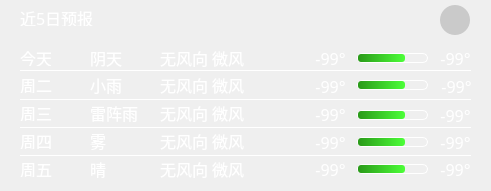
   <widget class="QWidget" name="futureWeatherBackgroundWidget" native="true">
    <property name="geometry">
     <rect>
      <x>490</x>
      <y>80</y>
      <width>491</width>
      <height>191</height>
     </rect>
    </property>
    <property name="styleSheet">
     <string notr="true">QWidget#futureWeatherBackgroundWidget {
	background-color: rgba(0, 0, 0, 40);
	border-radius: 25px;
	border: none;
}

</string>
    </property>
    <widget class="QLabel" name="futureWeatherTitleLabel">
     <property name="geometry">
      <rect>
       <x>20</x>
       <y>10</y>
       <width>91</width>
       <height>16</height>
      </rect>
     </property>
     <property name="font">
      <font>
       <family>MiSans Demibold</family>
       <pointsize>12</pointsize>
       <weight>50</weight>
       <bold>false</bold>
      </font>
     </property>
     <property name="styleSheet">
      <string notr="true">QLabel#futureWeatherTitleLabel {
	color: white;
}</string>
     </property>
     <property name="text">
      <string>近5日预报</string>
     </property>
    </widget>
    <widget class="QLabel" name="todayTitleLabel">
     <property name="geometry">
      <rect>
       <x>20</x>
       <y>50</y>
       <width>31</width>
       <height>16</height>
      </rect>
     </property>
     <property name="font">
      <font>
       <family>MiSans Demibold</family>
       <pointsize>12</pointsize>
       <weight>50</weight>
       <bold>false</bold>
      </font>
     </property>
     <property name="styleSheet">
      <string notr="true">QLabel#todayTitleLabel {
	color: white;
}</string>
     </property>
     <property name="text">
      <string>今天</string>
     </property>
    </widget>
    <widget class="QLabel" name="day2TitleLabel">
     <property name="geometry">
      <rect>
       <x>20</x>
       <y>77</y>
       <width>51</width>
       <height>16</height>
      </rect>
     </property>
     <property name="font">
      <font>
       <family>MiSans Demibold</family>
       <pointsize>12</pointsize>
       <weight>50</weight>
       <bold>false</bold>
      </font>
     </property>
     <property name="styleSheet">
      <string notr="true">QLabel#day2TitleLabel {
	color: white;
}</string>
     </property>
     <property name="text">
      <string>周二</string>
     </property>
    </widget>
    <widget class="QLabel" name="day3TitleLabel">
     <property name="geometry">
      <rect>
       <x>20</x>
       <y>105</y>
       <width>51</width>
       <height>16</height>
      </rect>
     </property>
     <property name="font">
      <font>
       <family>MiSans Demibold</family>
       <pointsize>12</pointsize>
       <weight>50</weight>
       <bold>false</bold>
      </font>
     </property>
     <property name="styleSheet">
      <string notr="true">QLabel#day3TitleLabel {
	color: white;
}</string>
     </property>
     <property name="text">
      <string>周三</string>
     </property>
    </widget>
    <widget class="QLabel" name="day4TitleLabel">
     <property name="geometry">
      <rect>
       <x>20</x>
       <y>133</y>
       <width>51</width>
       <height>16</height>
      </rect>
     </property>
     <property name="font">
      <font>
       <family>MiSans Demibold</family>
       <pointsize>12</pointsize>
       <weight>50</weight>
       <bold>false</bold>
      </font>
     </property>
     <property name="styleSheet">
      <string notr="true">QLabel#day4TitleLabel {
	color: white;
}</string>
     </property>
     <property name="text">
      <string>周四</string>
     </property>
    </widget>
    <widget class="QLabel" name="horizontalLineLabel1">
     <property name="geometry">
      <rect>
       <x>20</x>
       <y>70</y>
       <width>451</width>
       <height>16</height>
      </rect>
     </property>
     <property name="styleSheet">
      <string notr="true">QLabel#horizontalLineLabel1 {
    border-top: 1px solid white; /* 关键：left→top，实现水平线 */
    background-color: transparent; /* 保持背景透明，和你原有逻辑一致 */
    /* 可选：设置高度，避免label默认高度过大导致线位置偏移 */
    height: 1px; 
}</string>
     </property>
     <property name="text">
      <string/>
     </property>
    </widget>
    <widget class="QLabel" name="horizontalLineLabel2">
     <property name="geometry">
      <rect>
       <x>20</x>
       <y>99</y>
       <width>451</width>
       <height>16</height>
      </rect>
     </property>
     <property name="styleSheet">
      <string notr="true">QLabel#horizontalLineLabel2 {
    border-top: 1px solid white; /* 关键：left→top，实现水平线 */
    background-color: transparent; /* 保持背景透明，和你原有逻辑一致 */
    /* 可选：设置高度，避免label默认高度过大导致线位置偏移 */
    height: 1px; 
}</string>
     </property>
     <property name="text">
      <string/>
     </property>
    </widget>
    <widget class="QLabel" name="horizontalLineLabel3">
     <property name="geometry">
      <rect>
       <x>20</x>
       <y>127</y>
       <width>451</width>
       <height>16</height>
      </rect>
     </property>
     <property name="styleSheet">
      <string notr="true">QLabel#horizontalLineLabel3 {
    border-top: 1px solid white; /* 关键：left→top，实现水平线 */
    background-color: transparent; /* 保持背景透明，和你原有逻辑一致 */
    /* 可选：设置高度，避免label默认高度过大导致线位置偏移 */
    height: 1px; 
}</string>
     </property>
     <property name="text">
      <string/>
     </property>
    </widget>
    <widget class="QLabel" name="horizontalLineLabel4">
     <property name="geometry">
      <rect>
       <x>20</x>
       <y>155</y>
       <width>451</width>
       <height>16</height>
      </rect>
     </property>
     <property name="styleSheet">
      <string notr="true">QLabel#horizontalLineLabel4 {
    border-top: 1px solid white; /* 关键：left→top，实现水平线 */
    background-color: transparent; /* 保持背景透明，和你原有逻辑一致 */
    /* 可选：设置高度，避免label默认高度过大导致线位置偏移 */
    height: 1px; 
}</string>
     </property>
     <property name="text">
      <string/>
     </property>
    </widget>
    <widget class="QLabel" name="todayWeatherStateLabel">
     <property name="geometry">
      <rect>
       <x>90</x>
       <y>42</y>
       <width>51</width>
       <height>31</height>
      </rect>
     </property>
     <property name="font">
      <font>
       <family>MiSans Demibold</family>
       <pointsize>12</pointsize>
      </font>
     </property>
     <property name="styleSheet">
      <string notr="true">QLabel#todayWeatherStateLabel {
	color: white;
}</string>
     </property>
     <property name="text">
      <string>阴天</string>
     </property>
    </widget>
    <widget class="QLabel" name="day2WeatherStateLabel">
     <property name="geometry">
      <rect>
       <x>90</x>
       <y>69</y>
       <width>51</width>
       <height>31</height>
      </rect>
     </property>
     <property name="font">
      <font>
       <family>MiSans Demibold</family>
       <pointsize>12</pointsize>
      </font>
     </property>
     <property name="styleSheet">
      <string notr="true">QLabel#day2WeatherStateLabel {
	color: white;
}</string>
     </property>
     <property name="text">
      <string>小雨</string>
     </property>
    </widget>
    <widget class="QLabel" name="day3WeatherStateLabel">
     <property name="geometry">
      <rect>
       <x>90</x>
       <y>97</y>
       <width>51</width>
       <height>31</height>
      </rect>
     </property>
     <property name="font">
      <font>
       <family>MiSans Demibold</family>
       <pointsize>12</pointsize>
      </font>
     </property>
     <property name="styleSheet">
      <string notr="true">QLabel#day3WeatherStateLabel {
	color: white;
}</string>
     </property>
     <property name="text">
      <string>雷阵雨</string>
     </property>
    </widget>
    <widget class="QLabel" name="day4WeatherStateLabel">
     <property name="geometry">
      <rect>
       <x>90</x>
       <y>125</y>
       <width>51</width>
       <height>31</height>
      </rect>
     </property>
     <property name="font">
      <font>
       <family>MiSans Demibold</family>
       <pointsize>12</pointsize>
      </font>
     </property>
     <property name="styleSheet">
      <string notr="true">QLabel#day4WeatherStateLabel {
	color: white;
}</string>
     </property>
     <property name="text">
      <string>雾</string>
     </property>
    </widget>
    <widget class="QLabel" name="todayWindyStateLabel">
     <property name="geometry">
      <rect>
       <x>160</x>
       <y>42</y>
       <width>121</width>
       <height>31</height>
      </rect>
     </property>
     <property name="font">
      <font>
       <family>MiSans Demibold</family>
       <pointsize>12</pointsize>
      </font>
     </property>
     <property name="styleSheet">
      <string notr="true">QLabel#todayWindyStateLabel {
	color: white;
}</string>
     </property>
     <property name="text">
      <string>无风向 微风</string>
     </property>
     <property name="alignment">
      <set>Qt::AlignLeading|Qt::AlignLeft|Qt::AlignVCenter</set>
     </property>
    </widget>
    <widget class="QLabel" name="day2WindyStateLabel">
     <property name="geometry">
      <rect>
       <x>160</x>
       <y>69</y>
       <width>121</width>
       <height>31</height>
      </rect>
     </property>
     <property name="font">
      <font>
       <family>MiSans Demibold</family>
       <pointsize>12</pointsize>
      </font>
     </property>
     <property name="styleSheet">
      <string notr="true">QLabel#day2WindyStateLabel {
	color: white;
}</string>
     </property>
     <property name="text">
      <string>无风向 微风</string>
     </property>
     <property name="alignment">
      <set>Qt::AlignLeading|Qt::AlignLeft|Qt::AlignVCenter</set>
     </property>
    </widget>
    <widget class="QLabel" name="day3WindyStateLabel">
     <property name="geometry">
      <rect>
       <x>160</x>
       <y>97</y>
       <width>121</width>
       <height>31</height>
      </rect>
     </property>
     <property name="font">
      <font>
       <family>MiSans Demibold</family>
       <pointsize>12</pointsize>
      </font>
     </property>
     <property name="styleSheet">
      <string notr="true">QLabel#day3WindyStateLabel {
	color: white;
}</string>
     </property>
     <property name="text">
      <string>无风向 微风</string>
     </property>
     <property name="alignment">
      <set>Qt::AlignLeading|Qt::AlignLeft|Qt::AlignVCenter</set>
     </property>
    </widget>
    <widget class="QLabel" name="day4WindyStateLabel">
     <property name="geometry">
      <rect>
       <x>160</x>
       <y>125</y>
       <width>121</width>
       <height>31</height>
      </rect>
     </property>
     <property name="font">
      <font>
       <family>MiSans Demibold</family>
       <pointsize>12</pointsize>
      </font>
     </property>
     <property name="styleSheet">
      <string notr="true">QLabel#day4WindyStateLabel {
	color: white;
}</string>
     </property>
     <property name="text">
      <string>无风向 微风</string>
     </property>
     <property name="alignment">
      <set>Qt::AlignLeading|Qt::AlignLeft|Qt::AlignVCenter</set>
     </property>
    </widget>
    <widget class="QLabel" name="todayWeatherIconLabel">
     <property name="geometry">
      <rect>
       <x>270</x>
       <y>45</y>
       <width>21</width>
       <height>21</height>
      </rect>
     </property>
     <property name="styleSheet">
      <string notr="true"/>
     </property>
     <property name="text">
      <string/>
     </property>
     <property name="pixmap">
      <pixmap resource="../icons.qrc">:/Icons/weatherIcons/Icons/cloudy.png</pixmap>
     </property>
     <property name="scaledContents">
      <bool>true</bool>
     </property>
    </widget>
    <widget class="QLabel" name="day2WeatherIconLabel">
     <property name="geometry">
      <rect>
       <x>270</x>
       <y>75</y>
       <width>21</width>
       <height>21</height>
      </rect>
     </property>
     <property name="styleSheet">
      <string notr="true"/>
     </property>
     <property name="text">
      <string/>
     </property>
     <property name="pixmap">
      <pixmap resource="../icons.qrc">:/Icons/weatherIcons/Icons/rain.png</pixmap>
     </property>
     <property name="scaledContents">
      <bool>true</bool>
     </property>
    </widget>
    <widget class="QLabel" name="day4WeatherIconLabel">
     <property name="geometry">
      <rect>
       <x>270</x>
       <y>131</y>
       <width>21</width>
       <height>21</height>
      </rect>
     </property>
     <property name="styleSheet">
      <string notr="true"/>
     </property>
     <property name="text">
      <string/>
     </property>
     <property name="pixmap">
      <pixmap resource="../icons.qrc">:/Icons/weatherIcons/Icons/snow.png</pixmap>
     </property>
     <property name="scaledContents">
      <bool>true</bool>
     </property>
    </widget>
    <widget class="QLabel" name="todayLowestTemperatureLabel">
     <property name="geometry">
      <rect>
       <x>310</x>
       <y>50</y>
       <width>41</width>
       <height>16</height>
      </rect>
     </property>
     <property name="font">
      <font>
       <family>MiSans Demibold</family>
       <pointsize>12</pointsize>
       <weight>50</weight>
       <bold>false</bold>
      </font>
     </property>
     <property name="styleSheet">
      <string notr="true">QLabel#todayLowestTemperatureLabel {
	color: white;
}</string>
     </property>
     <property name="text">
      <string>-99°</string>
     </property>
     <property name="alignment">
      <set>Qt::AlignCenter</set>
     </property>
    </widget>
    <widget class="QLabel" name="day2LowestTemperatureLabel">
     <property name="geometry">
      <rect>
       <x>310</x>
       <y>78</y>
       <width>41</width>
       <height>16</height>
      </rect>
     </property>
     <property name="font">
      <font>
       <family>MiSans Demibold</family>
       <pointsize>12</pointsize>
       <weight>50</weight>
       <bold>false</bold>
      </font>
     </property>
     <property name="styleSheet">
      <string notr="true">QLabel#day2LowestTemperatureLabel {
	color: white;
}</string>
     </property>
     <property name="text">
      <string>-99°</string>
     </property>
     <property name="alignment">
      <set>Qt::AlignCenter</set>
     </property>
    </widget>
    <widget class="QLabel" name="day3LowestTemperatureLabel">
     <property name="geometry">
      <rect>
       <x>310</x>
       <y>106</y>
       <width>41</width>
       <height>16</height>
      </rect>
     </property>
     <property name="font">
      <font>
       <family>MiSans Demibold</family>
       <pointsize>12</pointsize>
       <weight>50</weight>
       <bold>false</bold>
      </font>
     </property>
     <property name="styleSheet">
      <string notr="true">QLabel#day3LowestTemperatureLabel {
	color: white;
}</string>
     </property>
     <property name="text">
      <string>-99°</string>
     </property>
     <property name="alignment">
      <set>Qt::AlignCenter</set>
     </property>
    </widget>
    <widget class="QLabel" name="day4LowestTemperatureLabel">
     <property name="geometry">
      <rect>
       <x>310</x>
       <y>134</y>
       <width>41</width>
       <height>16</height>
      </rect>
     </property>
     <property name="font">
      <font>
       <family>MiSans Demibold</family>
       <pointsize>12</pointsize>
       <weight>50</weight>
       <bold>false</bold>
      </font>
     </property>
     <property name="styleSheet">
      <string notr="true">QLabel#day4LowestTemperatureLabel {
	color: white;
}</string>
     </property>
     <property name="text">
      <string>-99°</string>
     </property>
     <property name="alignment">
      <set>Qt::AlignCenter</set>
     </property>
    </widget>
    <widget class="QProgressBar" name="todayTemperatureProgressBar">
     <property name="geometry">
      <rect>
       <x>357</x>
       <y>53</y>
       <width>71</width>
       <height>10</height>
      </rect>
     </property>
     <property name="styleSheet">
      <string notr="true">QProgressBar#todayTemperatureProgressBar {
    border-radius: 5px;
    border: 1px solid #ffffff;
    background-color: transparent;
    qproperty-textVisible: false; /* 隐藏进度文字，取消注释即可 */
}

/* 进度填充部分*/
QProgressBar#todayTemperatureProgressBar::chunk {
    border-radius: 3px; /* 比整体圆角小2px，避免填充部分超出边框圆角 */
    background-color: #2a9919;
    /* 渐变背景 */
    background: qlineargradient(x1:0, y1:0, x2:1, y2:0, stop:0 #2a9919, stop:1 #4cff38);
}</string>
     </property>
     <property name="minimum">
      <number>-55</number>
     </property>
     <property name="maximum">
      <number>75</number>
     </property>
     <property name="value">
      <number>35</number>
     </property>
     <property name="textVisible">
      <bool>false</bool>
     </property>
     <property name="orientation">
      <enum>Qt::Horizontal</enum>
     </property>
     <property name="textDirection">
      <enum>QProgressBar::TopToBottom</enum>
     </property>
    </widget>
    <widget class="QProgressBar" name="day2TemperatureProgressBar">
     <property name="geometry">
      <rect>
       <x>357</x>
       <y>80</y>
       <width>71</width>
       <height>10</height>
      </rect>
     </property>
     <property name="styleSheet">
      <string notr="true">QProgressBar#day2TemperatureProgressBar {
    border-radius: 5px;
    border: 1px solid #ffffff;
    background-color: transparent;
    qproperty-textVisible: false; /* 隐藏进度文字，取消注释即可 */
}

/* 进度填充部分（关键：单独设置圆角，否则填充部分是直角） */
QProgressBar#day2TemperatureProgressBar::chunk {
    border-radius: 3px; /* 比整体圆角小2px，避免填充部分超出边框圆角 */
    background-color: #2a9919;
    /* 可选：渐变背景 */
    background: qlineargradient(x1:0, y1:0, x2:1, y2:0, stop:0 #2a9919, stop:1 #4cff38);
}</string>
     </property>
     <property name="minimum">
      <number>-55</number>
     </property>
     <property name="maximum">
      <number>75</number>
     </property>
     <property name="value">
      <number>35</number>
     </property>
     <property name="textVisible">
      <bool>false</bool>
     </property>
     <property name="orientation">
      <enum>Qt::Horizontal</enum>
     </property>
     <property name="textDirection">
      <enum>QProgressBar::TopToBottom</enum>
     </property>
    </widget>
    <widget class="QProgressBar" name="day3TemperatureProgressBar">
     <property name="geometry">
      <rect>
       <x>357</x>
       <y>110</y>
       <width>71</width>
       <height>10</height>
      </rect>
     </property>
     <property name="styleSheet">
      <string notr="true">QProgressBar#day3TemperatureProgressBar {
    /* 1. 进度条整体圆角（核心） */
    border-radius: 5px; /* 整体圆角半径，推荐6-10px */
    
    /* 2. 边框设置（可选，带颜色边框） */
    border: 1px solid #ffffff; /* 1px浅灰色边框 */
    
    /* 3. 背景透明（延续你的需求） */
    background-color: transparent;
    
    /* 5. 文本样式（可选，隐藏/显示进度文字） */
    color: #666666; /* 进度文字颜色 */
    text-align: center; /* 文字居中 */
    qproperty-textVisible: false; /* 隐藏进度文字，取消注释即可 */
}

/* 进度填充部分（关键：单独设置圆角，否则填充部分是直角） */
QProgressBar#day3TemperatureProgressBar::chunk {
    border-radius: 3px; /* 比整体圆角小2px，避免填充部分超出边框圆角 */
    background-color: #2a9919; /* 进度条填充颜色（蓝色，可自定义） */
    /* 可选：渐变背景 */
    background: qlineargradient(x1:0, y1:0, x2:1, y2:0, stop:0 #2a9919, stop:1 #4cff38);
}</string>
     </property>
     <property name="minimum">
      <number>-55</number>
     </property>
     <property name="maximum">
      <number>75</number>
     </property>
     <property name="value">
      <number>35</number>
     </property>
     <property name="textVisible">
      <bool>false</bool>
     </property>
     <property name="orientation">
      <enum>Qt::Horizontal</enum>
     </property>
     <property name="textDirection">
      <enum>QProgressBar::TopToBottom</enum>
     </property>
    </widget>
    <widget class="QProgressBar" name="day4TemperatureProgressBar">
     <property name="geometry">
      <rect>
       <x>357</x>
       <y>137</y>
       <width>71</width>
       <height>10</height>
      </rect>
     </property>
     <property name="styleSheet">
      <string notr="true">QProgressBar#day4TemperatureProgressBar {
    /* 1. 进度条整体圆角（核心） */
    border-radius: 5px; /* 整体圆角半径，推荐6-10px */
    
    /* 2. 边框设置（可选，带颜色边框） */
    border: 1px solid #ffffff; /* 1px浅灰色边框 */
    
    /* 3. 背景透明（延续你的需求） */
    background-color: transparent;
    
    /* 5. 文本样式（可选，隐藏/显示进度文字） */
    color: #666666; /* 进度文字颜色 */
    text-align: center; /* 文字居中 */
    qproperty-textVisible: false; /* 隐藏进度文字，取消注释即可 */
}

/* 进度填充部分（关键：单独设置圆角，否则填充部分是直角） */
QProgressBar#day4TemperatureProgressBar::chunk {
    border-radius: 3px; /* 比整体圆角小2px，避免填充部分超出边框圆角 */
    background-color: #2a9919; /* 进度条填充颜色（蓝色，可自定义） */
    /* 可选：渐变背景 */
    background: qlineargradient(x1:0, y1:0, x2:1, y2:0, stop:0 #2a9919, stop:1 #4cff38);
}</string>
     </property>
     <property name="minimum">
      <number>-55</number>
     </property>
     <property name="maximum">
      <number>75</number>
     </property>
     <property name="value">
      <number>35</number>
     </property>
     <property name="textVisible">
      <bool>false</bool>
     </property>
     <property name="orientation">
      <enum>Qt::Horizontal</enum>
     </property>
     <property name="textDirection">
      <enum>QProgressBar::TopToBottom</enum>
     </property>
    </widget>
    <widget class="QLabel" name="todayHighestTemperatureLabel">
     <property name="geometry">
      <rect>
       <x>435</x>
       <y>50</y>
       <width>41</width>
       <height>16</height>
      </rect>
     </property>
     <property name="font">
      <font>
       <family>MiSans Demibold</family>
       <pointsize>12</pointsize>
       <weight>50</weight>
       <bold>false</bold>
      </font>
     </property>
     <property name="styleSheet">
      <string notr="true">QLabel#todayHighestTemperatureLabel {
	color: white;
}</string>
     </property>
     <property name="text">
      <string>-99°</string>
     </property>
     <property name="alignment">
      <set>Qt::AlignCenter</set>
     </property>
    </widget>
    <widget class="QLabel" name="day2HighestTemperatureLabel">
     <property name="geometry">
      <rect>
       <x>436</x>
       <y>78</y>
       <width>41</width>
       <height>16</height>
      </rect>
     </property>
     <property name="font">
      <font>
       <family>MiSans Demibold</family>
       <pointsize>12</pointsize>
       <weight>50</weight>
       <bold>false</bold>
      </font>
     </property>
     <property name="styleSheet">
      <string notr="true">QLabel#day2HighestTemperatureLabel {
	color: white;
}</string>
     </property>
     <property name="text">
      <string>-99°</string>
     </property>
     <property name="alignment">
      <set>Qt::AlignCenter</set>
     </property>
    </widget>
    <widget class="QLabel" name="day3HighestTemperatureLabel">
     <property name="geometry">
      <rect>
       <x>435</x>
       <y>107</y>
       <width>41</width>
       <height>16</height>
      </rect>
     </property>
     <property name="font">
      <font>
       <family>MiSans Demibold</family>
       <pointsize>12</pointsize>
       <weight>50</weight>
       <bold>false</bold>
      </font>
     </property>
     <property name="styleSheet">
      <string notr="true">QLabel#day3HighestTemperatureLabel {
	color: white;
}</string>
     </property>
     <property name="text">
      <string>-99°</string>
     </property>
     <property name="alignment">
      <set>Qt::AlignCenter</set>
     </property>
    </widget>
    <widget class="QLabel" name="day4HighestTemperatureLabel">
     <property name="geometry">
      <rect>
       <x>435</x>
       <y>134</y>
       <width>41</width>
       <height>16</height>
      </rect>
     </property>
     <property name="font">
      <font>
       <family>MiSans Demibold</family>
       <pointsize>12</pointsize>
       <weight>50</weight>
       <bold>false</bold>
      </font>
     </property>
     <property name="styleSheet">
      <string notr="true">QLabel#day4HighestTemperatureLabel {
	color: white;
}</string>
     </property>
     <property name="text">
      <string>-99°</string>
     </property>
     <property name="alignment">
      <set>Qt::AlignCenter</set>
     </property>
    </widget>
    <widget class="QLabel" name="day3WeatherIconLabel">
     <property name="geometry">
      <rect>
       <x>270</x>
       <y>103</y>
       <width>21</width>
       <height>21</height>
      </rect>
     </property>
     <property name="styleSheet">
      <string notr="true"/>
     </property>
     <property name="text">
      <string/>
     </property>
     <property name="pixmap">
      <pixmap resource="../icons.qrc">:/Icons/weatherIcons/Icons/sandDust.png</pixmap>
     </property>
     <property name="scaledContents">
      <bool>true</bool>
     </property>
    </widget>
    <widget class="QPushButton" name="refreshPushButton">
     <property name="geometry">
      <rect>
       <x>440</x>
       <y>5</y>
       <width>30</width>
       <height>30</height>
      </rect>
     </property>
     <property name="focusPolicy">
      <enum>Qt::NoFocus</enum>
     </property>
     <property name="styleSheet">
      <string notr="true">QPushButton#refreshPushButton {
	background-color: rgba(0, 0, 0, 40);
	border-radius: 15px;
	border: none;
}

QPushButton#refreshPushButton:pressed {
	background-color: rgba(0, 0, 0, 100);
	border-radius: 15px;
	border: none;
}</string>
     </property>
     <property name="text">
      <string/>
     </property>
     <property name="icon">
      <iconset resource="../icons.qrc">
       <normaloff>:/Icons/weatherIcons/Icons/refresh.png</normaloff>:/Icons/weatherIcons/Icons/refresh.png</iconset>
     </property>
     <property name="iconSize">
      <size>
       <width>15</width>
       <height>15</height>
      </size>
     </property>
    </widget>
    <widget class="QLabel" name="day5TitleLabel">
     <property name="geometry">
      <rect>
       <x>20</x>
       <y>161</y>
       <width>51</width>
       <height>16</height>
      </rect>
     </property>
     <property name="font">
      <font>
       <family>MiSans Demibold</family>
       <pointsize>12</pointsize>
       <weight>50</weight>
       <bold>false</bold>
      </font>
     </property>
     <property name="styleSheet">
      <string notr="true">QLabel#day5TitleLabel {
	color: white;
}</string>
     </property>
     <property name="text">
      <string>周五</string>
     </property>
    </widget>
    <widget class="QLabel" name="day5WeatherStateLabel">
     <property name="geometry">
      <rect>
       <x>90</x>
       <y>153</y>
       <width>51</width>
       <height>31</height>
      </rect>
     </property>
     <property name="font">
      <font>
       <family>MiSans Demibold</family>
       <pointsize>12</pointsize>
      </font>
     </property>
     <property name="styleSheet">
      <string notr="true">QLabel#day5WeatherStateLabel {
	color: white;
}</string>
     </property>
     <property name="text">
      <string>晴</string>
     </property>
    </widget>
    <widget class="QLabel" name="day5WindyStateLabel">
     <property name="geometry">
      <rect>
       <x>160</x>
       <y>153</y>
       <width>121</width>
       <height>31</height>
      </rect>
     </property>
     <property name="font">
      <font>
       <family>MiSans Demibold</family>
       <pointsize>12</pointsize>
      </font>
     </property>
     <property name="styleSheet">
      <string notr="true">QLabel#day5WindyStateLabel {
	color: white;
}</string>
     </property>
     <property name="text">
      <string>无风向 微风</string>
     </property>
     <property name="alignment">
      <set>Qt::AlignLeading|Qt::AlignLeft|Qt::AlignVCenter</set>
     </property>
    </widget>
    <widget class="QLabel" name="day5WeatherIconLabel">
     <property name="geometry">
      <rect>
       <x>270</x>
       <y>160</y>
       <width>21</width>
       <height>21</height>
      </rect>
     </property>
     <property name="styleSheet">
      <string notr="true"/>
     </property>
     <property name="text">
      <string/>
     </property>
     <property name="pixmap">
      <pixmap resource="../icons.qrc">:/Icons/weatherIcons/Icons/sunny.png</pixmap>
     </property>
     <property name="scaledContents">
      <bool>true</bool>
     </property>
    </widget>
    <widget class="QLabel" name="day5LowestTemperatureLabel">
     <property name="geometry">
      <rect>
       <x>310</x>
       <y>161</y>
       <width>41</width>
       <height>16</height>
      </rect>
     </property>
     <property name="font">
      <font>
       <family>MiSans Demibold</family>
       <pointsize>12</pointsize>
       <weight>50</weight>
       <bold>false</bold>
      </font>
     </property>
     <property name="styleSheet">
      <string notr="true">QLabel#day5LowestTemperatureLabel {
	color: white;
}</string>
     </property>
     <property name="text">
      <string>-99°</string>
     </property>
     <property name="alignment">
      <set>Qt::AlignCenter</set>
     </property>
    </widget>
    <widget class="QProgressBar" name="day5TemperatureProgressBar">
     <property name="geometry">
      <rect>
       <x>357</x>
       <y>164</y>
       <width>71</width>
       <height>10</height>
      </rect>
     </property>
     <property name="styleSheet">
      <string notr="true">QProgressBar#day5TemperatureProgressBar {
    /* 1. 进度条整体圆角（核心） */
    border-radius: 5px; /* 整体圆角半径，推荐6-10px */
    
    /* 2. 边框设置（可选，带颜色边框） */
    border: 1px solid #ffffff; /* 1px浅灰色边框 */
    
    /* 3. 背景透明（延续你的需求） */
    background-color: transparent;
    
    /* 5. 文本样式（可选，隐藏/显示进度文字） */
    color: #666666; /* 进度文字颜色 */
    text-align: center; /* 文字居中 */
    qproperty-textVisible: false; /* 隐藏进度文字，取消注释即可 */
}

/* 进度填充部分（关键：单独设置圆角，否则填充部分是直角） */
QProgressBar#day5TemperatureProgressBar::chunk {
    border-radius: 3px; /* 比整体圆角小2px，避免填充部分超出边框圆角 */
    background-color: #2a9919; /* 进度条填充颜色（蓝色，可自定义） */
    /* 可选：渐变背景 */
    background: qlineargradient(x1:0, y1:0, x2:1, y2:0, stop:0 #2a9919, stop:1 #4cff38);
}</string>
     </property>
     <property name="minimum">
      <number>-55</number>
     </property>
     <property name="maximum">
      <number>75</number>
     </property>
     <property name="value">
      <number>35</number>
     </property>
     <property name="textVisible">
      <bool>false</bool>
     </property>
     <property name="orientation">
      <enum>Qt::Horizontal</enum>
     </property>
     <property name="textDirection">
      <enum>QProgressBar::TopToBottom</enum>
     </property>
    </widget>
    <widget class="QLabel" name="day5HighestTemperatureLabel">
     <property name="geometry">
      <rect>
       <x>435</x>
       <y>161</y>
       <width>41</width>
       <height>16</height>
      </rect>
     </property>
     <property name="font">
      <font>
       <family>MiSans Demibold</family>
       <pointsize>12</pointsize>
       <weight>50</weight>
       <bold>false</bold>
      </font>
     </property>
     <property name="styleSheet">
      <string notr="true">QLabel#day5HighestTemperatureLabel {
	color: white;
}</string>
     </property>
     <property name="text">
      <string>-99°</string>
     </property>
     <property name="alignment">
      <set>Qt::AlignCenter</set>
     </property>
    </widget>
   </widget>
